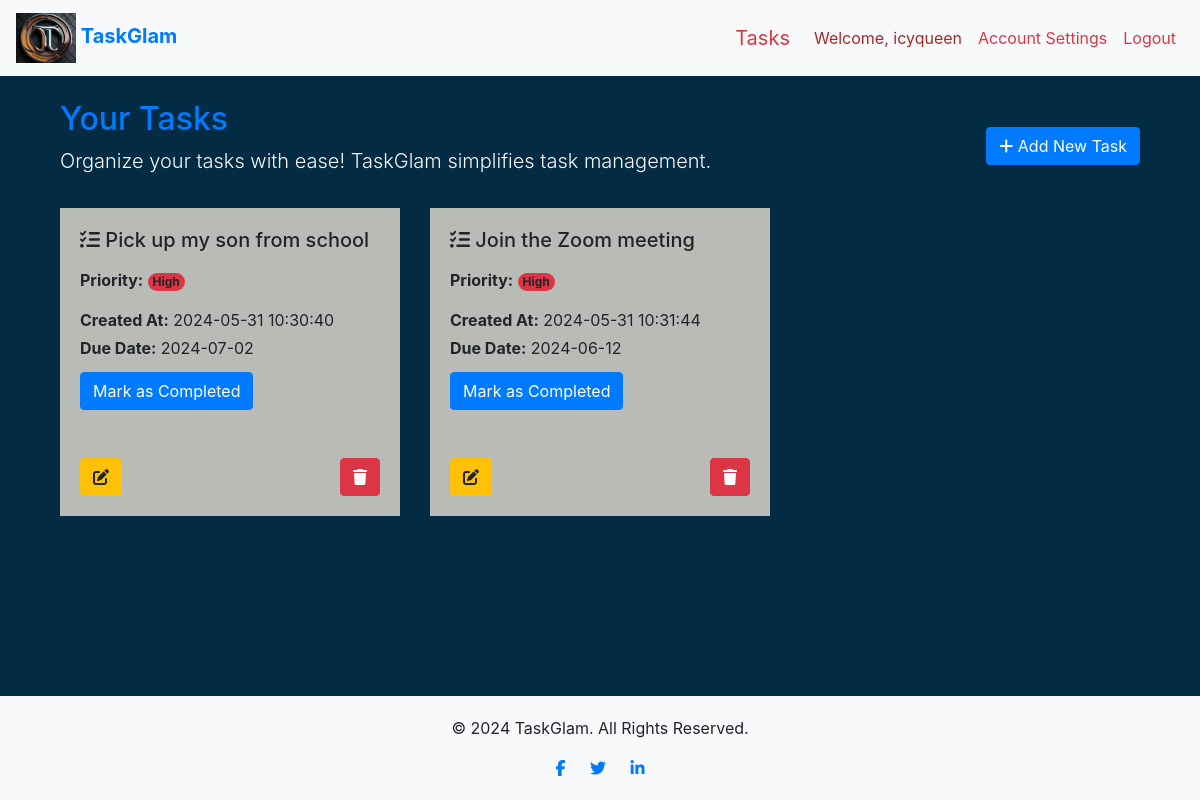
The page /tasks (signed in) on the database its author committed.
### task_manager/models.py (models this page shows, shortened)
class User(db.Model, UserMixin):
    id = db.Column(db.Integer, primary_key=True)
    username = db.Column(db.String(30), nullable=False, unique=True)
    email_address = db.Column(db.String(50), nullable=False, unique=True)
    password_hash = db.Column(db.String(60), nullable=False)
    tasks = db.relationship('Task', backref='owner', lazy=True)
    @property
    def password(self):
        """
            Dummy password property to handle password hashing.

            Returns:
                str: The password hash.
        """
        return self.password

class Task(db.Model):
    id = db.Column(db.Integer, primary_key=True)
    title = db.Column(db.String(100), nullable=False)
    description = db.Column(db.Text, nullable=False)
    priority = db.Column(db.String(50), nullable=True)
    created_at = db.Column(db.DateTime, default=datetime.utcnow)
    updated_at = db.Column(db.DateTime, onupdate=datetime.utcnow)
    due_date = db.Column(db.DateTime, nullable=True)
    completed = db.Column(db.Boolean, default=False)
    user_id = db.Column(db.Integer, db.ForeignKey('user.id'), nullable=False)

### task_manager/routes.py (the view)
@app.route('/tasks')
@login_required
def tasks_page():
    tasks = Task.query.filter_by(user_id=current_user.id).all()
    return render_template('tasks.html', tasks=tasks)

### task_manager/models.py (called while the page is built)
@login_manager.user_loader
def load_user(user_id):
    return User.query.get(int(user_id))

### task_manager/templates/tasks.html (shortened to what this page needs)
{% extends "base.html" %} {% block title %} Tasks {% endblock %} {% block
content %}
<div class="container mt-4">
  <div class="row align-items-center mb-3">
    <div class="col">
      <h2 class="text-primary">Your Tasks</h2>
      <p class="lead text-light">
        Organize your tasks with ease! TaskGlam simplifies task management.
      </p>
    </div>
    <div class="col-auto">
      <a href="{{ url_for('add_task') }}" class="btn btn-primary">
        <i class="fas fa-plus"></i> Add New Task
      </a>
    </div>
  </div>
  <div class="row row-cols-1 row-cols-md-2 row-cols-lg-3">
    {% if tasks %}
    {% for task in tasks %}
    <div class="col mb-4" id="task-{{ task.id }}">
      <div class="card-body" style="background-color: #B9BBB6;">
        <h5 class="card-title task-title fs-5 fw-bold">
          <i class="fas fa-tasks"></i> {{ task.title }}
        </h5>
        <p class="card-text">
          <strong>Priority:</strong>
          <span
            class="task-priority badge rounded-pill {% if task.priority %}bg-danger{% endif %}"
          >
            {{ task.priority }}
          </span>
        </p>
        <p class="card-text mb-1">
          <strong>Created At:</strong> {{ task.created_at.strftime('%Y-%m-%d
          %H:%M:%S') if task.created_at else 'N/A' }}
        </p>
        <p class="card-text mb-1 task-due-date">
          <strong>Due Date:</strong> {{ task.due_date.strftime('%Y-%m-%d') if
          task.due_date else 'No due date' }}
        </p>
        <button
          class="btn btn-md btn-primary mark-completed-btn ms-2 mt-2"
          data-id="{{ task.id }}"
        >
          {% if task.completed %} Completed {% else %} Mark as Completed {%
          endif %}
        </button>
        <div class="d-flex justify-content-between align-items-center mt-5">
          <a
            href="{{ url_for('edit_task', task_id=task.id) }}"
            class="btn btn-md btn-warning"
            title="Edit Task"
          >
            <i class="fas fa-edit"></i>
          </a>
          <button
            class="btn btn-md btn-danger delete-task-btn ms-2"
            data-id="{{ task.id }}"
            title="Delete Task"
          >
            <i class="fas fa-trash"></i>
          </button>
        </div>
      </div>
    </div>
    {% endfor %} {% else %}
    <div class="alert alert-info" role="alert">
      No tasks created yet! Add a new task to get started.
    </div>
    {% endif %}
  </div>
</div>
{% endblock %}

### task_manager/templates/base.html (shortened to what this page needs)
<!doctype html>
<html lang="en">
   <head>
      <link
         rel="stylesheet"
         href="https://cdn.jsdelivr.net/npm/bootstrap@4.5.3/dist/css/bootstrap.min.css"
         />
      <link
         rel="stylesheet"
         href="https://cdnjs.cloudflare.com/ajax/libs/font-awesome/5.15.4/css/all.min.css"
         />
      <link
         rel="stylesheet"
         href="https://cdn.jsdelivr.net/npm/sweetalert2@11/dist/sweetalert2.min.css"
         />
   </head>
   <body class="d-flex flex-column min-vh-100">
      <header>
         <nav class="navbar navbar-expand-lg navbar-light">
            <a class="navbar-brand text-primary font-weight-bold" href="{{ url_for('home_page') }}">
            <img
               src="{{ url_for('static', filename='images/TaskGlam Logo.png') }}"
               alt="TaskGlam Logo"
               class="img-fluid"
               width="60"
               height="50"
               />
            TaskGlam
            </a>
            <div class="collapse navbar-collapse" id="navbarNav">
               <ul class="navbar-nav ml-auto">
                  {% if current_user.is_authenticated %}
                  <li class="nav-item">
                     <a class="navbar-brand text-danger" href="{{ url_for('tasks_page') }}"
                        >Tasks</a
                        >
                  </li>
                  <li class="nav-item">
                     <a class="nav-link" style="color: brown;">Welcome, {{ current_user.username }}</a>
                  </li>
                  <li class="nav-item">
                     <a class="nav-link text-danger" href="{{ url_for('account_settings') }}"
                        >Account Settings</a
                        >
                  </li>
                  <li class="nav-item">
                     <a class="nav-link text-danger" href="{{ url_for('logout_page') }}">Logout</a>
                  </li>
               </ul>
               {% endif %}
            </div>
         </nav>
      </header>
      <main>
         <div class="container mt-4">
            {% block content %} {% endblock %}
         </div>
      </main>
      <footer class="text-center">
         <div class="container">
            <p>&copy; 2024 TaskGlam. All Rights Reserved.</p>
            <div class="social-icons">
               <a href="https://www.facebook.com/nnamani.odinaka" target="_blank"
                  ><i class="fab fa-facebook-f"></i
                  ></a>
               <a href="https://x.com/QOdinaka" target="_blank"
                  ><i class="fab fa-twitter"></i
                  ></a>
               <a
                  href="https://www.linkedin.com/in/queendarlin-nnamani"
                  target="_blank"
                  ><i class="fab fa-linkedin-in"></i
                  ></a>
            </div>
         </div>
      </footer>
   </body>
</html>

### task_manager/templates/base.html (style rules this page uses)
body { background-color: #032B44; }
header { background-color: #f8f9fa; }
footer { margin-top: auto; background-color: #f8f9fa; padding: 20px 0; }
.social-icons a { margin: 0 10px; }

### rows shown on the page
User: username "icyqueen"
Task: title "Pick up my son from school", priority "High", created_at "2024-05-31 10:30:40", due_date "2024-07-02", completed "Mark as Completed"
Task: title "Join the Zoom meeting", priority "High", created_at "2024-05-31 10:31:44", due_date "2024-06-12", completed "Mark as Completed"
